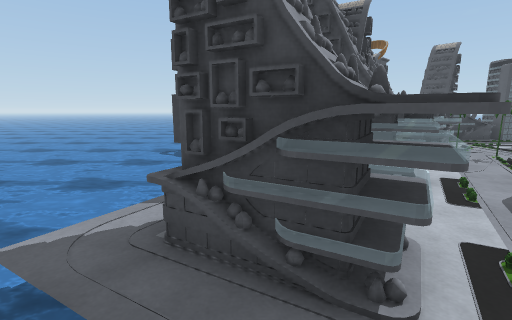
[1] (above)

19 first-person views from a walk through a Unity game level. The camera is 1.4 m above the floor, tilts 10° down and sees 85° across. The floor is counted in squares, 1 m on a side. Each view is taken from the middle of a square. On the plan, view 1 faces up. The plan holds only what a view shows up to about 14 squares ahead; the rest is blank. The place goes on beyond the plan. Surface patterns are stand-ins for the level's own textures.

[2]
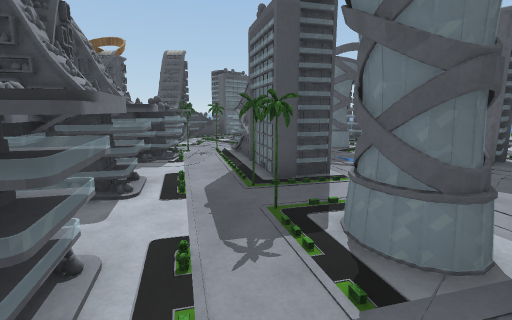

[3]
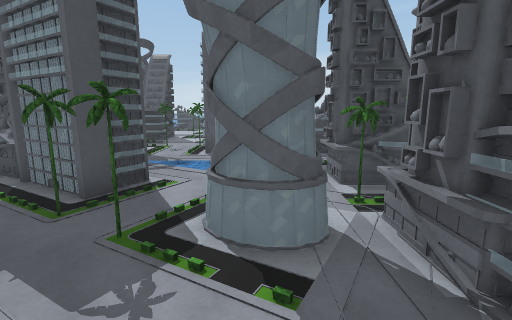

[4]
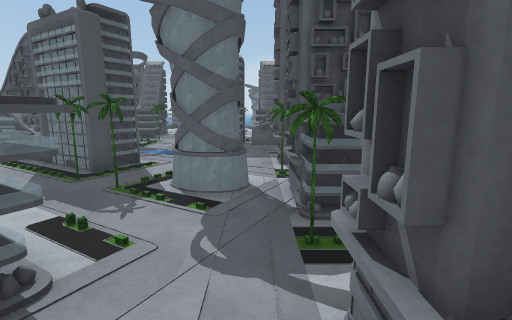

[5]
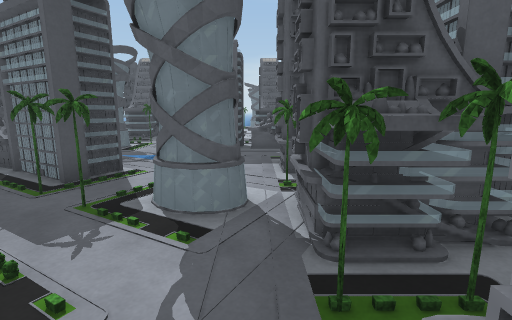

[6]
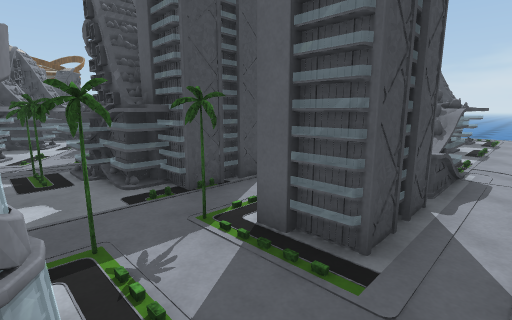

[7]
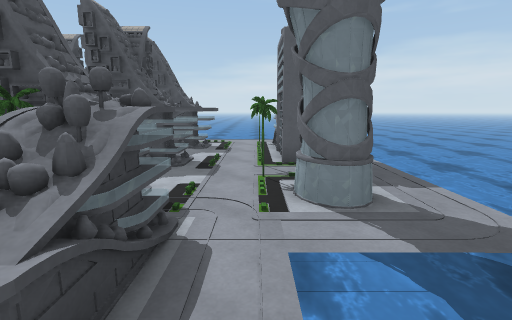

[8]
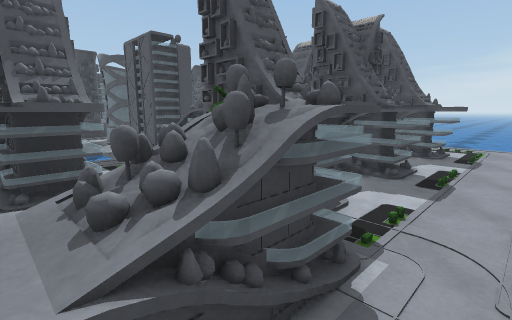

[9]
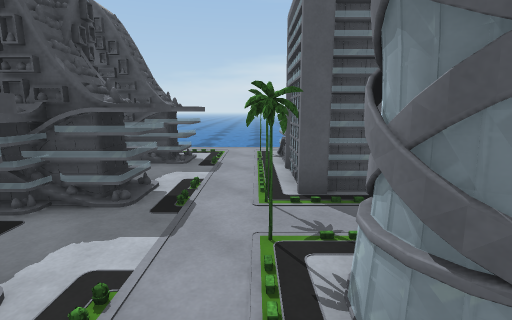

[10]
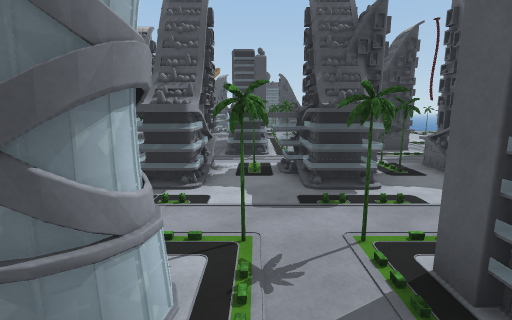

[11]
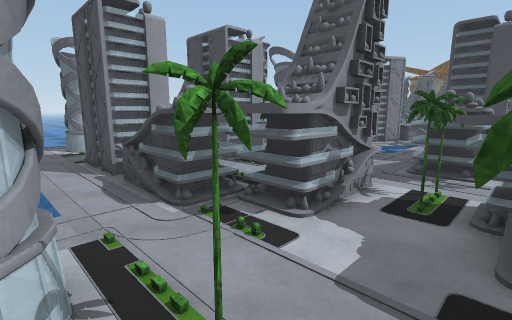

[12]
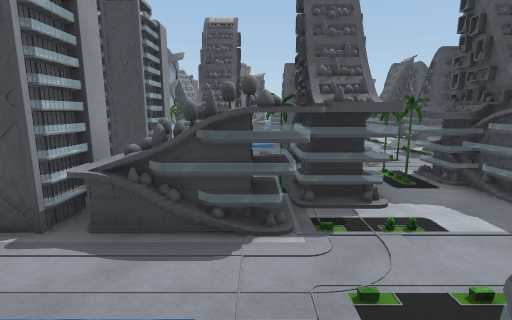

[13]
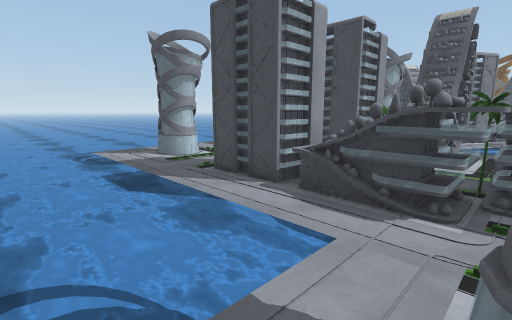

[14]
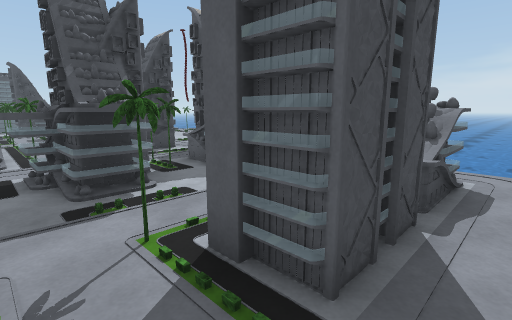

[15]
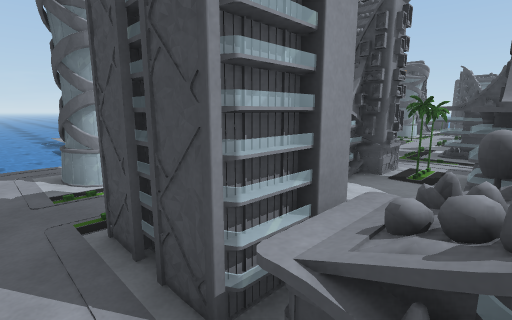

[16]
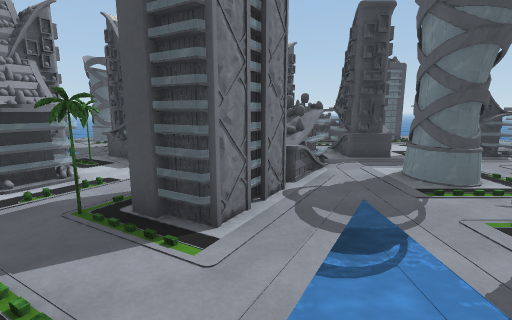

[17]
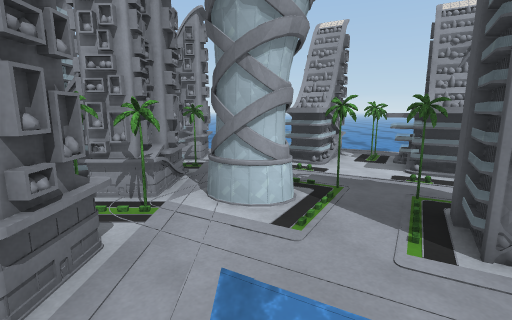

[18]
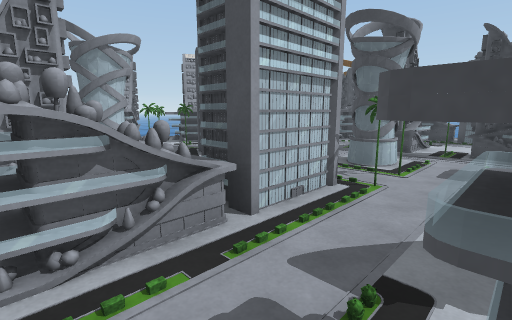

[19]
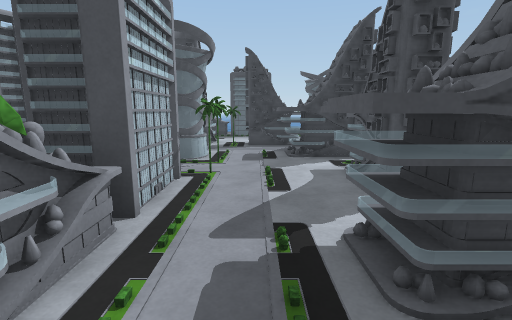

### Floor plan
Key: @ floor where view 1 was taken; # wall or solid block; x gap in a wall; . floor; = window, fence, low wall or low ledge; ≈ water the walk keeps out of; ^ raised ledge; O other object.
Columns run from 2 left of view 1 to 26 right of it. Each row starts with its distance up from view 1.
 11     OO  OOO
 10   ≈.O    ..#
  9    ≈OOO#OO #
  8     O#O#^O^## ####
  7 ≈  OOO O=#^##  .^#
  6 ≈≈.OOO..OO^.## .^##
  5 ≈≈OOOOO.OO...=O.###
  4 ≈O#O.OOOOO....O..^
  3 .OOOO.O.O.≈.##O..#
  2 ≈.OOO O...≈.## ..##
  1    .. ##.≈≈.## ..#  .
  0  .@.O #O....^^ .^# ..
 -1   ##O##Ox#..^^ .^##.
 -2     O##O^#..^^O....
 -3    ^.^##^^.........
 -4   ....###..##O# O##
 -5   .#OO##  O##O##O##      ≈
 -6    # .##^=^^^.^^.#^#.≈   ≈≈
 -7  .##..##^#^#.........≈   ≈≈
 -8 ≈............OO.....O≈
 -9 ≈≈≈≈≈≈≈≈≈≈.==..##x^^^   ≈≈≈≈≈
-10 ≈≈≈≈≈≈≈≈≈≈.##..##^^^^≈ ≈≈≈≈≈≈
-11 ≈≈≈≈≈≈≈≈≈ ...........≈ ≈≈≈
-12             ≈≈≈≈≈

Positions as (right, up) in squares from view 1, and headings:
1: (0, 0), facing up
2: (1, 0), facing up-right
3: (1, 1), facing right
4: (-1, 0), facing right
5: (0, 0), facing right
6: (1, -8), facing up-right
7: (5, -8), facing right
8: (6, -8), facing up-right
9: (8, -8), facing right
10: (11, -11), facing up
11: (12, -9), facing up-left
12: (8, -10), facing up
13: (9, -11), facing up-left
14: (11, -11), facing up-right
15: (16, -11), facing up-left
16: (7, 0), facing up
17: (9, 1), facing left
18: (14, -2), facing up-left
19: (13, -3), facing up
